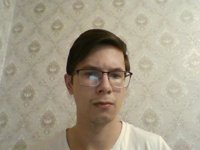
#> input picture media/biometric_faces/user_1.jpg, 200 x 150 px
$ python -i quality.py   (imports and definitions only)   (older library calls are emulated)
#> lines starting #> are read from the running program, lines starting #| are printed output that depends on the picture
#> further down, picture is the input picture: PIL image 200x150 RGB; mean R, G, B 165.8, 156.9, 137.6
"""
Оценка качества изображения лица.
Метрика 2 системы: комплексный показатель качества.
"""
import numpy as np
from PIL import Image


def calculate_quality(img: Image.Image) -> float:
    """
    Комплексная оценка качества изображения лица (0.0–1.0).
    Включает: резкость (Лапласиан), яркость, контраст, разрешение.
    """
    try:
        import cv2
        img_array = np.array(img.convert('RGB'))
        gray = cv2.cvtColor(img_array, cv2.COLOR_RGB2GRAY)
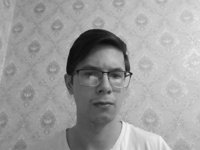
#> gray: shape (150, 200); min 8, max 242, mean 157.3

        # 1. Резкость — дисперсия лапласиана
        laplacian_var = cv2.Laplacian(gray, cv2.CV_64F).var()
#> laplacian_var = 236.9
        sharpness = min(laplacian_var / 800.0, 1.0)
#> sharpness = 0.296

        # 2. Яркость — близость среднего к 0.5 диапазона
        brightness = gray.mean() / 255.0
#> brightness = 0.617
        brightness_score = 1.0 - abs(brightness - 0.45) * 1.8
#> brightness_score = 0.7
        brightness_score = max(0.0, min(brightness_score, 1.0))

        # 3. Контраст — нормированное стд. отклонение
        contrast = min(gray.std() / 80.0, 1.0)
#> contrast = 0.563

        # 4. Разрешение
        w, h = img.size
#> w = 200; h = 150
        res_score = min((w * h) / (640 * 480), 1.0)
#> res_score = 0.0977

        # Взвешенная сумма
        quality = (0.45 * sharpness + 0.25 * brightness_score +
                   0.20 * contrast + 0.10 * res_score)
#> quality = 0.43
        return float(round(min(max(quality, 0.0), 1.0), 4))

    except Exception:
        # Fallback без OpenCV
        try:
            img_array = np.array(img.convert('L'), dtype=float)
            brightness = img_array.mean() / 255.0
            brightness_score = 1.0 - abs(brightness - 0.45) * 1.8
            contrast = min(img_array.std() / 80.0, 1.0)
            return float(round(max(0.0, 0.5 * brightness_score + 0.5 * contrast), 4))
        except Exception:
            return 0.5

>>> from PIL import Image
>>> picture = Image.open('../../media/biometric_faces/user_1.jpg')
>>> result = calculate_quality(picture)
#> result = 0.43

$ run again, on media/biometric_faces/user_4.jpg
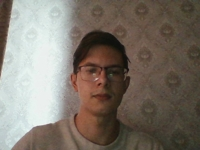
#> input picture media/biometric_faces/user_4.jpg, 200 x 150 px
#> picture is the input picture: PIL image 200x150 RGB; mean R, G, B 125.3, 116.4, 106.5
#> in calculate_quality, `gray = cv2.cvtColor(img_array, cv2.COLOR_RGB2GRAY)`:
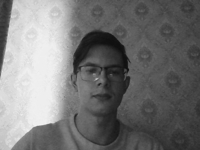
#> gray: shape (150, 200); min 15, max 243, mean 117.9
#> laplacian_var = 188.8
#> sharpness = 0.236
#> brightness = 0.462
#> brightness_score = 0.978
#> contrast = 0.834
#> quality = 0.527

$ run again, on media/biometric_faces/user_5.jpg
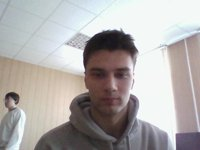
#> input picture media/biometric_faces/user_5.jpg, 200 x 150 px
#> picture is the input picture: PIL image 200x150 RGB; mean R, G, B 174.8, 171, 170
#> in calculate_quality, `gray = cv2.cvtColor(img_array, cv2.COLOR_RGB2GRAY)`:
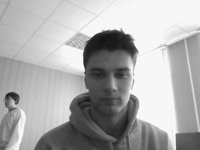
#> gray: shape (150, 200); min 14, max 255, mean 172.1
#> laplacian_var = 336.7
#> sharpness = 0.421
#> brightness = 0.675
#> brightness_score = 0.595
#> contrast = 0.837
#> quality = 0.515
